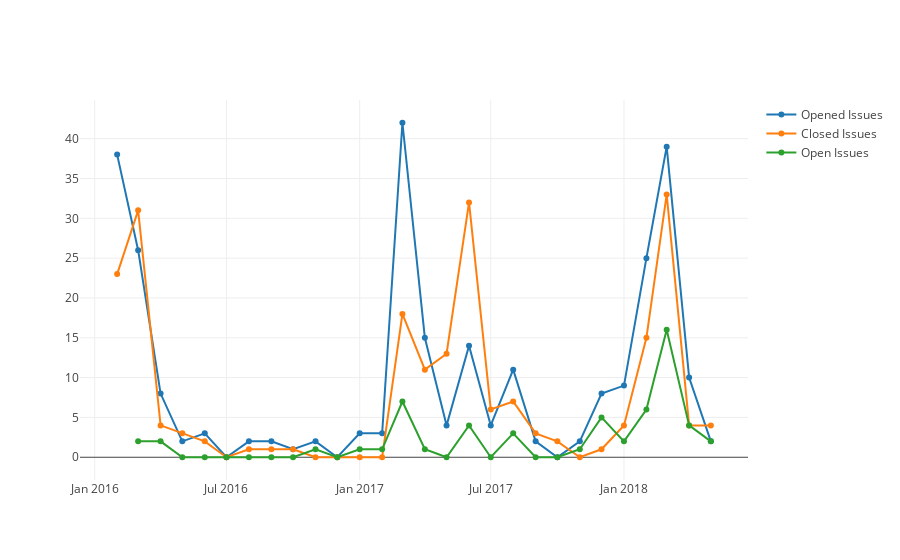

The notebook cell saved with this chart:
### Markdown cell above
### Distribution of issues by month over time

Looking at a monthly distribution of the number of issues created each month and the number of issues closed each month.

### Code cell
opened_issues = Issues(github_index)
opened_issues_df = opened_issues.get_cardinality("id_in_repo").by_period().get_ts(True)

closed_issues = Issues(github_index)
closed_issues.is_closed()
closed_issues_df = closed_issues.get_cardinality("id_in_repo").by_period(field="closed_at").get_ts(True)
# here the closed_at date is the date when the issue was closed, which is logical when we are looking at distribution
# of issues created/closed per month

remaining_issues = Issues(github_index)
remaining_issues.is_open()
remaining_df = remaining_issues.get_cardinality("id_in_repo").by_period().get_ts(True)

opened = go.Scatter(x=opened_issues_df.index,
                    y=opened_issues_df.value,
                    mode = 'lines+markers',
                    name="Opened Issues")
closed = go.Scatter(x=closed_issues_df.index,
                    y=closed_issues_df.value,
                    mode = 'lines+markers',
                    name="Closed Issues")
remaining = go.Scatter(x=remaining_df.index,
                       y=remaining_df.value,
                       mode = 'lines+markers',
                       name="Open Issues")
data = [opened, closed, remaining]
iplot(data)

### Figure 1 — Plotly figure (JSON) as saved in the notebook; plotly's stock layout.template omitted (floating-point values rounded to 4 significant figures)
{"data": [{"mode": "lines+markers", "name": "Opened Issues", "type": "scatter", "x": ["2016-02-01", "2016-03-01", "2016-04-01", "2016-05-01", "2016-06-01", "2016-07-01", "2016-08-01", "2016-09-01", "2016-10-01", "2016-11-01", "2016-12-01", "2017-01-01", "2017-02-01", "2017-03-01", "2017-04-01", "2017-05-01", "2017-06-01", "2017-07-01", "2017-08-01", "2017-09-01", "2017-10-01", "2017-11-01", "2017-12-01", "2018-01-01", "2018-02-01", "2018-03-01", "2018-04-01", "2018-05-01"], "y": [38, 26, 8, 2, 3, 0, 2, 2, 1, 2, 0, 3, 3, 42, 15, 4, 14, 4, 11, 2, 0, 2, 8, 9, 25, 39, 10, 2]}, {"mode": "lines+markers", "name": "Closed Issues", "type": "scatter", "x": ["2016-02-01", "2016-03-01", "2016-04-01", "2016-05-01", "2016-06-01", "2016-07-01", "2016-08-01", "2016-09-01", "2016-10-01", "2016-11-01", "2016-12-01", "2017-01-01", "2017-02-01", "2017-03-01", "2017-04-01", "2017-05-01", "2017-06-01", "2017-07-01", "2017-08-01", "2017-09-01", "2017-10-01", "2017-11-01", "2017-12-01", "2018-01-01", "2018-02-01", "2018-03-01", "2018-04-01", "2018-05-01"], "y": [23, 31, 4, 3, 2, 0, 1, 1, 1, 0, 0, 0, 0, 18, 11, 13, 32, 6, 7, 3, 2, 0, 1, 4, 15, 33, 4, 4]}, {"mode": "lines+markers", "name": "Open Issues", "type": "scatter", "x": ["2016-03-01", "2016-04-01", "2016-05-01", "2016-06-01", "2016-07-01", "2016-08-01", "2016-09-01", "2016-10-01", "2016-11-01", "2016-12-01", "2017-01-01", "2017-02-01", "2017-03-01", "2017-04-01", "2017-05-01", "2017-06-01", "2017-07-01", "2017-08-01", "2017-09-01", "2017-10-01", "2017-11-01", "2017-12-01", "2018-01-01", "2018-02-01", "2018-03-01", "2018-04-01", "2018-05-01"], "y": [2, 2, 0, 0, 0, 0, 0, 0, 1, 0, 1, 1, 7, 1, 0, 4, 0, 3, 0, 0, 1, 5, 2, 6, 16, 4, 2]}], "layout": {}}
